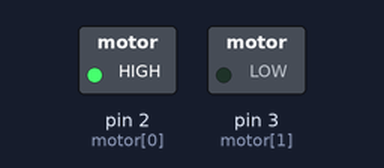
Recording of a sketch running on a simulated Arduino Uno, built with avr-gcc and run on an emulated ATmega328P. Parts: switched loads named in the sketch (green lamp = pin HIGH).

Above: at 1.0 s.
At 5.0 s:
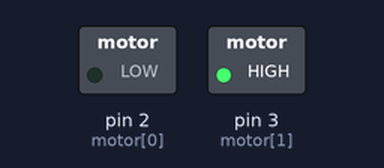
At 7.0 s:
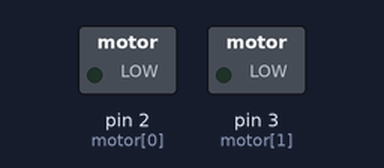
Timing chart, 0 to 10.5 s (numbered marks = the images above):
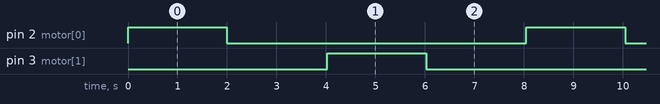

Measured:
- by itself, pin 2 (motor[0]), pin 3 (motor[1]): alternates HIGH for 2.0 s and LOW for 6.1 s
- by itself, everything shown: repeats every 8.1 s, in 4 steps

The sketch:

Motor1.ino
```cpp
int motor[] = {2, 3};

void setup()
{
  pinMode(motor[0], OUTPUT);
  pinMode(motor[1], OUTPUT);
}

void loop()
{
  drive_forward();
  delay(2000);
  motor_stop();
  delay(2000);

  drive_backward();
  delay(2000);
  motor_stop();
  delay(2000);
}

// --------------------------------------------------------------------------- Drive

void motor_stop()
{
  digitalWrite(motor[0], LOW);
  digitalWrite(motor[1], LOW);
  delay(25);
}

void drive_forward()
{
  digitalWrite(motor[0], HIGH);
  digitalWrite(motor[1], LOW);
}

void drive_backward()
{
  digitalWrite(motor[0], LOW);
  digitalWrite(motor[1], HIGH);
}
```
